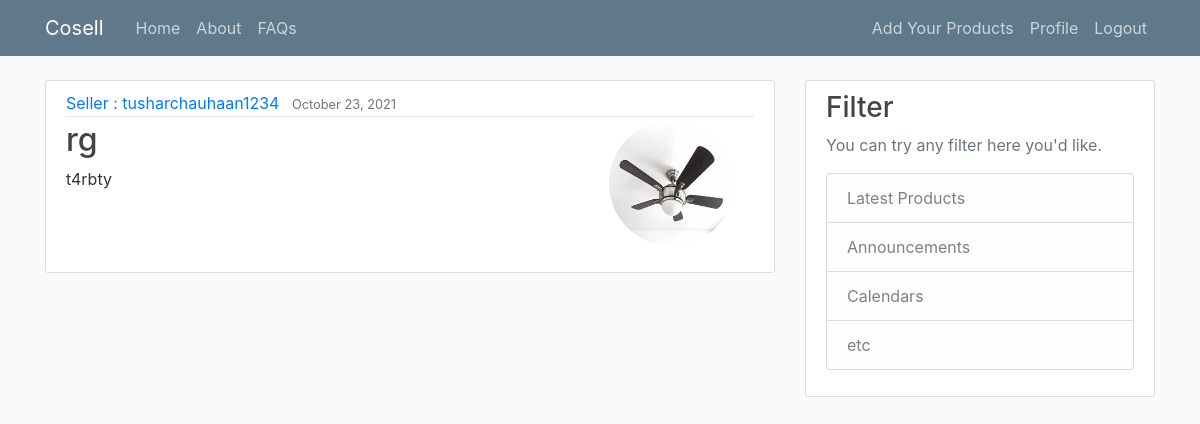
The app's page /product/33/ (signed in) with its own data.
### CosellApp/models.py (models this page shows, shortened)
class Product(models.Model):
    Id = models.AutoField(primary_key=True)
    Name = models.CharField(max_length=100)
    Description = models.TextField(blank=False)  # Description is must
    Price = models.PositiveIntegerField()
    DateTime = models.DateTimeField(default=timezone.now)
    SellerInfo = models.ForeignKey(Student, on_delete=models.CASCADE)
    Photo = models.ImageField(
        default='Balti.jpg', upload_to='ProductImages')
    payment = models.ForeignKey(Payment, null=True, on_delete=models.CASCADE)

class Student(models.Model):
    user = models.ForeignKey(User, on_delete=models.CASCADE)
    Premium = models.BooleanField(default=False)
    MobileNumber = models.CharField(max_length=10)
    class college_list(models.Model):
        COLLEGE_CHOICES = [
            ('IIITV', 'Indian Institute of Information Technology Vadodara (Gandhinagar Campus)'),
            ('IITB', 'Indian Institute of Technology Bombay'),
            ('IIITL', 'Indian Institute of Information Technology Lucknow'),
            ('IITK', 'Indian Institute of Technology Kanpur'),
            ('GEC', 'Government Engineering College,Gandhinagar'),
        ]
    college = models.CharField(
        max_length=5, choices=college_list.COLLEGE_CHOICES)

### CosellApp/views.py (the view)
# urls.py: path('product/<int:pk>/', PostDetailView.as_view(), name='product-detail'),
class PostDetailView(LoginRequiredMixin, DetailView):
    model = Product
    template_name = '../templates/productdetail.html'

### templates/productdetail.html (shortened to what this page needs)
{% extends "base.html" %} {% block content %}
<article class="media content-section">
  <div class="media-body">
    <div class="article-metadata">
      <a class="mr-2" href="{%url 'user-college-products' object.SellerInfo.user.username %}"
        >Seller : {{ object.SellerInfo.user.username }}</a
      >
      <small class="text-muted">{{ object.DateTime|date:"F d, Y" }}</small>
    </div>
    <div>
      <img style="float: right" class="rounded-circle account-img" src="{{ object.Photo.url }}" />
      <h2 class="article-title">{{ object.Name}}</h2>
      <p class="article-content">{{ object.Description }}</p>
    </div>
  </div>
</article>
{% endblock content %}

### static/main.css (style rules this page uses)
body { background: #fafafa; color: #333333; margin-top: 5rem; }
h1, h2, h3, h4, h5, h6 { color: #444444; }
.content-section { background: #ffffff; padding: 10px 20px; border: 1px solid #dddddd; border-radius: 3px; margin-bottom: 20px; }
.article-title { color: #444444; }
.article-content { white-space: pre-line; }
.article-metadata { padding-bottom: 1px; margin-bottom: 4px; border-bottom: 1px solid #e3e3e3 }
.account-img { height: 125px; width: 125px; margin-right: 20px; margin-bottom: 16px; }

### records on screen
Product: SellerInfo.user.username "tusharchauhaan1234", DateTime "October 23, 2021", Photo (picture), Name "rg", Description "t4rbty"
